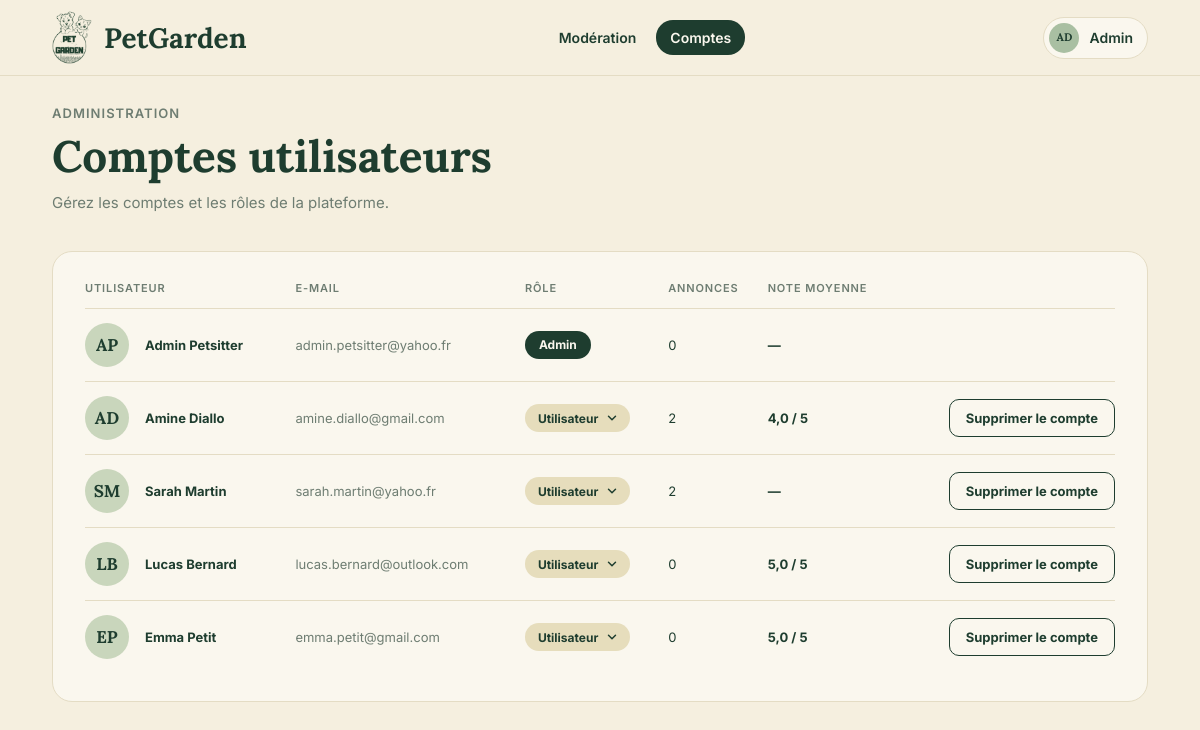
The app's page /admin_comptes.php (signed in) with its own data.
### tables this page shows
create table utilisateur (
    id_utilisateur int auto_increment,
    nom varchar(50) not null,
    prenom varchar(50) not null,
    email varchar(150) not null unique,
    mdp varchar(255) not null,
    role enum('utilisateur', 'admin') not null default 'utilisateur',
    constraint pk_utilisateur primary key (id_utilisateur)
);

### public/admin_comptes.php (called while the page is built)
<?php
require_once __DIR__ . '/../controleur/admin_controller.php';
$controleur = new AdminController();
$donnees = $controleur->comptes();
extract($donnees);
require __DIR__ . '/../vue/admin_comptes.php';

### model/utilisateur.php (called while the page is built, shortened)
<?php
require_once __DIR__ . '/../config/database.php';
class Utilisateur
{
    private $pdo;
    public function __construct()
    {
        $database = new Database();
        $this->pdo = $database->getConnection();
    }
    public function listerTous()
    {
        $requete = $this->pdo->query(
            "select u.id_utilisateur, u.nom, u.prenom, u.email, u.role,
                    (select count(*) from annonces as a where a.id_proprietaire = u.id_utilisateur) as nb_annonces,
                    (select round(avg(v.note), 1) from avis as v where v.id_cible = u.id_utilisateur) as note_moyenne
             from utilisateur as u
             order by u.role desc, u.id_utilisateur asc"
        );
        return $requete->fetchAll();
    }
}

### config/database.php (called while the page is built)
<?php
class Database
{
    private $host = 'localhost';
    private $dbname = 'petgarden';
    private $user = 'root';
    private $mdp = '';
    private static $pdo = null;
    public function getConnection()
    {
        if (self::$pdo === null) {
            try {
                self::$pdo = new PDO(
                    "mysql:host=$this->host;dbname=$this->dbname;charset=utf8mb4",
                    $this->user,
                    $this->mdp,
                    [
                        PDO::ATTR_ERRMODE => PDO::ERRMODE_EXCEPTION,
                        PDO::ATTR_DEFAULT_FETCH_MODE => PDO::FETCH_ASSOC,
                    ]
                );
            } catch (PDOException $e) {
                http_response_code(500);
                exit('erreur de connexion à la base de données.');
            }
        }
        return self::$pdo;
    }
}

### controleur/admin_controller.php (called while the page is built, shortened)
<?php
require_once __DIR__ . '/controleur.php';
require_once __DIR__ . '/../model/utilisateur.php';
class AdminController extends Controleur
{
    public function comptes()
    {
        $idAdmin = $this->exigerAdmin();
        $utilisateurModel = new Utilisateur();
        return $this->vue([
            'comptes' => $utilisateurModel->listerTous(),
            'idAdmin' => $idAdmin,
        ]);
    }
}

### controleur/controleur.php (called while the page is built, shortened)
<?php
class Controleur
{
    protected function exigerConnexion()
    {
        return (int) $_SESSION['id_utilisateur'];
    }
    protected function exigerAdmin()
    {
        $id = $this->exigerConnexion();
        return $id;
    }
    protected function estPost()
    {
        if ($_SERVER['REQUEST_METHOD'] !== 'POST') {
            return false;
        }
        return true;
    }
}

### vue/partials/fonctions.php (called while the page is built, shortened)
<?php
function e($valeur)
{
    return htmlspecialchars((string) $valeur, ENT_QUOTES, 'UTF-8');
}
function titre($texte)
{
    return mb_convert_case((string) $texte, MB_CASE_TITLE, 'UTF-8');
}
function nom_complet($prenom, $nom)
{
    return titre($prenom . ' ' . $nom);
}
function initiales($prenom, $nom)
{
    return mb_strtoupper(mb_substr((string) $prenom, 0, 1) . mb_substr((string) $nom, 0, 1));
}
function note($valeur)
{
    return number_format((float) $valeur, 1, ',', '');
}

### vue/admin_comptes.php (the view, shortened to what this page needs)
<?php
$page_active = 'comptes';
require __DIR__ . '/partials/entete.php';
?>
<main class="conteneur page">
    <div class="page-titre">
        <p class="surtitre">Administration</p>
        <h1>Comptes utilisateurs</h1>
        <p class="texte-doux">Gérez les comptes et les rôles de la plateforme.</p>
    </div>
    <section class="carte tableau-carte">
        <div class="tableau-defilant">
            <table class="tableau">
                <thead>
                    <tr>
                        <th>Utilisateur</th>
                        <th>E-mail</th>
                        <th>Rôle</th>
                        <th>Annonces</th>
                        <th>Note moyenne</th>
                        <th></th>
                    </tr>
                </thead>
                <tbody>
                    <?php foreach ($comptes as $compte) : ?>
                        <?php $est_moi = (int) $compte['id_utilisateur'] === $idAdmin; ?>
                        <tr>
                            <td>
                                <div class="personne">
                                    <span class="avatar"><?= e(initiales($compte['prenom'], $compte['nom'])) ?></span>
                                    <strong><?= e(nom_complet($compte['prenom'], $compte['nom'])) ?></strong>
                                </div>
                            </td>
                            <td class="texte-doux"><?= e($compte['email']) ?></td>
                            <td>
                                <?php if ($est_moi) : ?>
                                    <span class="statut statut-badge statut-ouverte">Admin</span>
                                <?php else : ?>
                                    <form method="post" action="admin_comptes.php">
                                        <select name="role" class="select-role <?= $compte['role'] === 'admin' ? 'select-admin' : '' ?>" data-envoi-auto aria-label="Rôle">
                                            <option value="utilisateur" <?= $compte['role'] === 'utilisateur' ? 'selected' : '' ?>>Utilisateur</option>
                                        </select>
                                    </form>
                                <?php endif; ?>
                            </td>
                            <td><?= (int) $compte['nb_annonces'] ?></td>
                            <td><strong><?= $compte['note_moyenne'] !== null ? e(note($compte['note_moyenne'])) . ' / 5' : '—' ?></strong></td>
                            <td>
                                <?php if (!$est_moi) : ?>
                                    <form method="post" action="admin_comptes.php" data-confirmer="Supprimer ce compte, ses annonces, candidatures et avis ?">
                                        <button type="submit" class="bouton bouton-contour bouton-petit">Supprimer le compte</button>
                                    </form>
                                <?php endif; ?>
                            </td>
                        </tr>
                    <?php endforeach; ?>
                </tbody>
            </table>
        </div>
    </section>
</main>
<?php require __DIR__ . '/partials/pied.php'; ?>

### vue/partials/entete.php (shortened to what this page needs)
<?php
require_once __DIR__ . '/fonctions.php';
$est_admin = $connecte !== null && $connecte['role'] === 'admin';
if ($est_admin) {
    $liens = ['moderation' => ['admin_moderation.php', 'Modération'], 'comptes' => ['admin_comptes.php', 'Comptes']];
} else {
    $liens = ['accueil' => ['index.php', 'Accueil'], 'annonces' => ['annonces.php', 'Annonces']];
}
?>
<!doctype html>
<html lang="fr">
<head>
    <link rel="stylesheet" href="assets/css/style.css">
</head>
<body>
<header class="entete">
    <div class="conteneur entete-contenu">
        <a class="logo" href="<?= $est_admin ? 'admin_moderation.php' : 'index.php' ?>">
            <img src="assets/img/logo.png" alt="" width="40" height="52">
            <span>PetGarden</span>
        </a>
        <?php if ($page_active !== 'auth') : ?>
            <nav class="navigation">
                <?php foreach ($liens as $cle => $lien) : ?>
                    <a href="<?= e($lien[0]) ?>" class="<?= $cle === $page_active ? 'actif' : '' ?>"><?= e($lien[1]) ?></a>
                <?php endforeach; ?>
            </nav>
        <?php endif; ?>
        <?php if ($connecte !== null) : ?>
            <details class="compte">
                <summary>
                    <span class="avatar avatar-xs"><?= e($est_admin ? 'AD' : initiales($connecte['prenom'], $connecte['nom'])) ?></span>
                    <?= e($est_admin ? 'Admin' : nom_court($connecte['prenom'], $connecte['nom'])) ?>
                </summary>
            </details>
        <?php endif; ?>
    </div>
</header>

### records on screen
utilisateur: role "AD", role "Admin", initiales($compte['prenom'], $compte['nom']) "AP", nom_complet($compte['prenom'], $compte['nom']) "Admin Petsitter", email "admin.petsitter@yahoo.fr", nb_annonces "0"
utilisateur: initiales($compte['prenom'], $compte['nom']) "AD", nom_complet($compte['prenom'], $compte['nom']) "Amine Diallo", email "amine.diallo@gmail.com", role "Utilisateur", nb_annonces "2", note_moyenne "4,0"
utilisateur: initiales($compte['prenom'], $compte['nom']) "SM", nom_complet($compte['prenom'], $compte['nom']) "Sarah Martin", email "sarah.martin@yahoo.fr", role "Utilisateur", nb_annonces "2"
utilisateur: initiales($compte['prenom'], $compte['nom']) "LB", nom_complet($compte['prenom'], $compte['nom']) "Lucas Bernard", email "lucas.bernard@outlook.com", role "Utilisateur", nb_annonces "0", note_moyenne "5,0"
utilisateur: initiales($compte['prenom'], $compte['nom']) "EP", nom_complet($compte['prenom'], $compte['nom']) "Emma Petit", email "emma.petit@gmail.com", role "Utilisateur", nb_annonces "0", note_moyenne "5,0"

### other values on screen
$lien[1] "Modération"
$lien[1] "Comptes"
